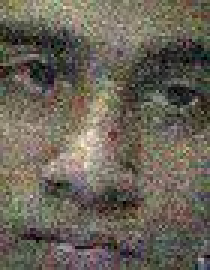
%> input picture newimdata/A1.jpg, 70 x 90 px (shown 3 times larger); its folder holds only this picture in this run
$ octave MP2.m   (GNU Octave 9; MATLAB toolbox functions it lacks are replaced by stand-ins)
%> lines starting %> are read from the running program, lines starting %| are printed output that depends on the picture
### loadMP2Data.m
%Loads images from current directory give an extension

function [data labels images numberOfFiles, numPixels] = loadMP2Data(extension)
%> called with extension = '.jpg'

%Get names and info of all files in directory
files = dir(strcat('*',extension));
%Select resolution for images
resolution = {[90 70], [70 90], [45 35], [22 17], [9 8]};
desiredRes = 1;

numberOfFiles = length(files);
images = cell(numberOfFiles,1);
numPixels = resolution{desiredRes}(1)*resolution{desiredRes}(2);
%data = cell(numberOfFiles,1);

%Read all the files into cell array
for n = 1:numberOfFiles
    varname = regexp(files(n).name, extension, 'split');  %get the name of the file
    img = imresize(double(rgb2gray(imread(files(n).name))), resolution{desiredRes}); %reshape to desired resolution
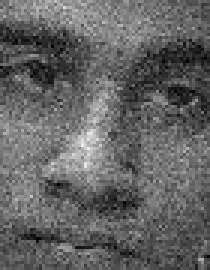
%> img: size 90x70 double (shown 3 times larger); min 0, max 238, mean 99.5
    labels{n} = char(varname(1));
    images{n} = {labels(n) img};
    data(:,n) =  reshape(img, [numPixels 1]);

end

end

### getData.m
%Function to generate the required data for each experiment

function [A1 A2] = getData(experiment, y,p, numPixels)

switch(experiment)
    case 1
        %normal PCA
        %diff = zeros(p,80);
        A1 = y';
        A2 = y';

    case 2
        %Random Projection
        R = randn(numPixels,p);
        A1 = R';
        A2 = R';

    case 3
        %raw images
        A1 = 1;
        A2 = 1;
end

end

### MP2.m
cd ~/Documents/MATLAB/417/MP2/newimdata   %Change directory into folder where images are held
clc;
close all;
clear all;

perc_energy = 0.95;

%Load images and other important data
[T labels images numFiles, numPixels] = loadMP2Data('.jpg');
%> T = 6300 values, max 238 at index 2479, min 0 at index 1546, mean 99.55; labels = {'A1'}; images = 1 item; numFiles = 1; numPixels = 6300

%Compute the mean
m = mean(T,2);
%> m has the same summary as T

%Compute x-m
X = bsxfun(@minus,T,m);
%> X = 6300 values from 0 to 0

%Compute the Scatter matrix
S = X'*X;
%> S = 0

%Sort the eigenvalues
[Vec, D]=eig(S);
%> Vec = 1; D = 0
[sorted_values, ori_index]=sort(diag(D), 'descend');
%> sorted_values = 0; ori_index = 1

figure;
plot(sorted_values)

title('Eigenvalues vs index');
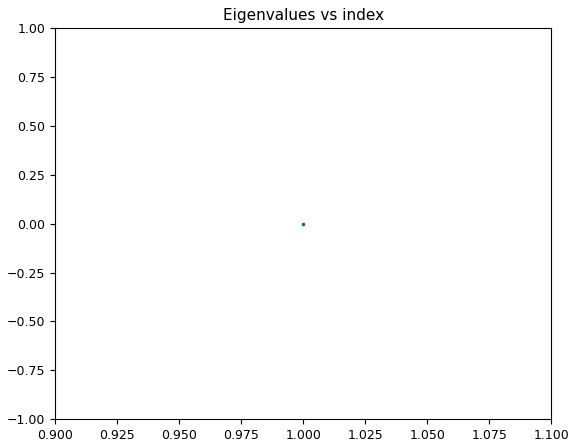
%> figure redrawn from the program's plot data


%Get the accumulated values of eigenvalues and find the values that give
%95% energy
eig_energy = cumsum(sorted_values);
%> eig_energy = 0

p = find(eig_energy > perc_energy*eig_energy(numFiles),1);
%> p = []

%Get the eigen vectors
V = Vec(:,ori_index);
%> V = 1

%K Nearest Neighbour
k=5;

%Get the subspace
y = X*V;
%> y = 6300 values from 0 to 0
y = y/norm(y);

persons = ['A', 'B', 'C', 'D'];

%Change for different experiment
%1 PCA, 2 Random Projectiin, 3 Raw image data
experiment = 3;

    success = zeros(1,4);

for n = 1:numFiles
    k = 5;

    %Get the approptiate matrix to project onto space
    [A1 A2] = getData(experiment, y(:,(1:p)),p, numPixels);

    diff = bsxfun(@minus,A1*X,A2*X(:,n));
    distances = sum(diff.^2,1);

    %Remove the current data point to make search more meaningful
    %Search is trivial with k=1 if data point is included
    distances(n) = inf;

    %Sort the distances to get nearest neighbours
    [sortedValues,sortIndex] = sort(distances,'ascend');

   %Array that counts the number of nearest neighbours
   nearest = zeros(1,4);

   for i = 1:k
       %Obtain the label that the classifier has selected
%> (the run ends here)

$ run again, on newimdata/A13.jpg
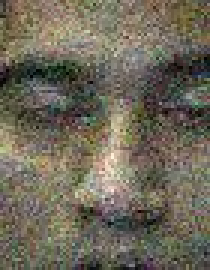
%> input picture newimdata/A13.jpg, 70 x 90 px (shown 3 times larger)
%> in loadMP2Data, `img = imresize(double(rgb2gray(imread(files(n).name))), resolution{des..`:
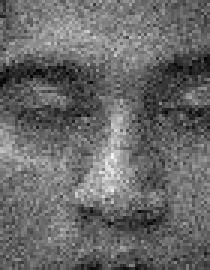
%> img: size 90x70 double (shown 3 times larger); min 1, max 244, mean 104.5
%> T = 6300 values, max 244 at index 3383, min 1 at index 117, mean 104.5; labels = {'A13'}; images = 1 item; numFiles = 1; numPixels = 6300
%> m has the same summary as T
%> X = 6300 values from 0 to 0
%> S = 0
%> Vec = 1; D = 0
%> ori_index = 1
%> eig_energy = 0
%> p = []
%> V = 1
%> y = 6300 values from 0 to 0

$ run again, on newimdata/A14.jpg
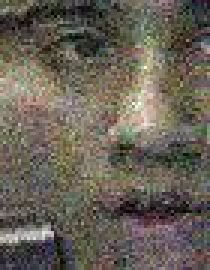
%> input picture newimdata/A14.jpg, 70 x 90 px (shown 3 times larger)
%> in loadMP2Data, `img = imresize(double(rgb2gray(imread(files(n).name))), resolution{des..`:
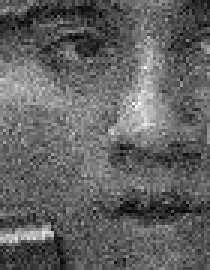
%> img: size 90x70 double (shown 3 times larger); min 2, max 253, mean 97.9
%> T = 6300 values, max 253 at index 4175, min 2 at index 370, mean 97.93; labels = {'A14'}; images = 1 item; numFiles = 1; numPixels = 6300
%> m has the same summary as T
%> X = 6300 values from 0 to 0
%> S = 0
%> Vec = 1; D = 0
%> ori_index = 1
%> eig_energy = 0
%> p = []
%> V = 1
%> y = 6300 values from 0 to 0

$ run again, on newimdata/A15.jpg
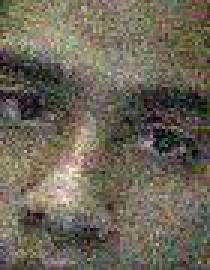
%> input picture newimdata/A15.jpg, 70 x 90 px (shown 3 times larger)
%> in loadMP2Data, `img = imresize(double(rgb2gray(imread(files(n).name))), resolution{des..`:
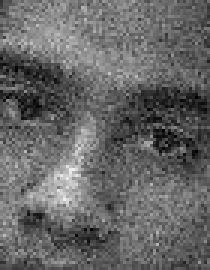
%> img: size 90x70 double (shown 3 times larger); min 1, max 240, mean 102.4
%> T = 6300 values, max 240 at index 1957, min 1 at index 4904, mean 102.4; labels = {'A15'}; images = 1 item; numFiles = 1; numPixels = 6300
%> m has the same summary as T
%> X = 6300 values from 0 to 0
%> S = 0
%> Vec = 1; D = 0
%> ori_index = 1
%> eig_energy = 0
%> p = []
%> V = 1
%> y = 6300 values from 0 to 0

$ run again, on newimdata/A10.jpg
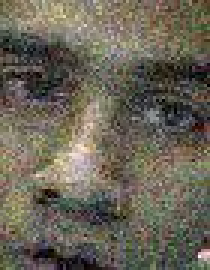
%> input picture newimdata/A10.jpg, 70 x 90 px (shown 3 times larger)
%> in loadMP2Data, `img = imresize(double(rgb2gray(imread(files(n).name))), resolution{des..`:
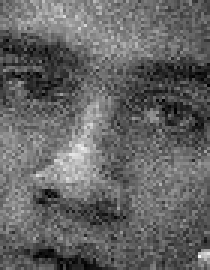
%> img: size 90x70 double (shown 3 times larger); min 1, max 248, mean 100.4
%> T = 6300 values, max 248 at index 6026, min 1 at index 1436, mean 100.4; labels = {'A10'}; images = 1 item; numFiles = 1; numPixels = 6300
%> m has the same summary as T
%> X = 6300 values from 0 to 0
%> S = 0
%> Vec = 1; D = 0
%> ori_index = 1
%> eig_energy = 0
%> p = []
%> V = 1
%> y = 6300 values from 0 to 0
